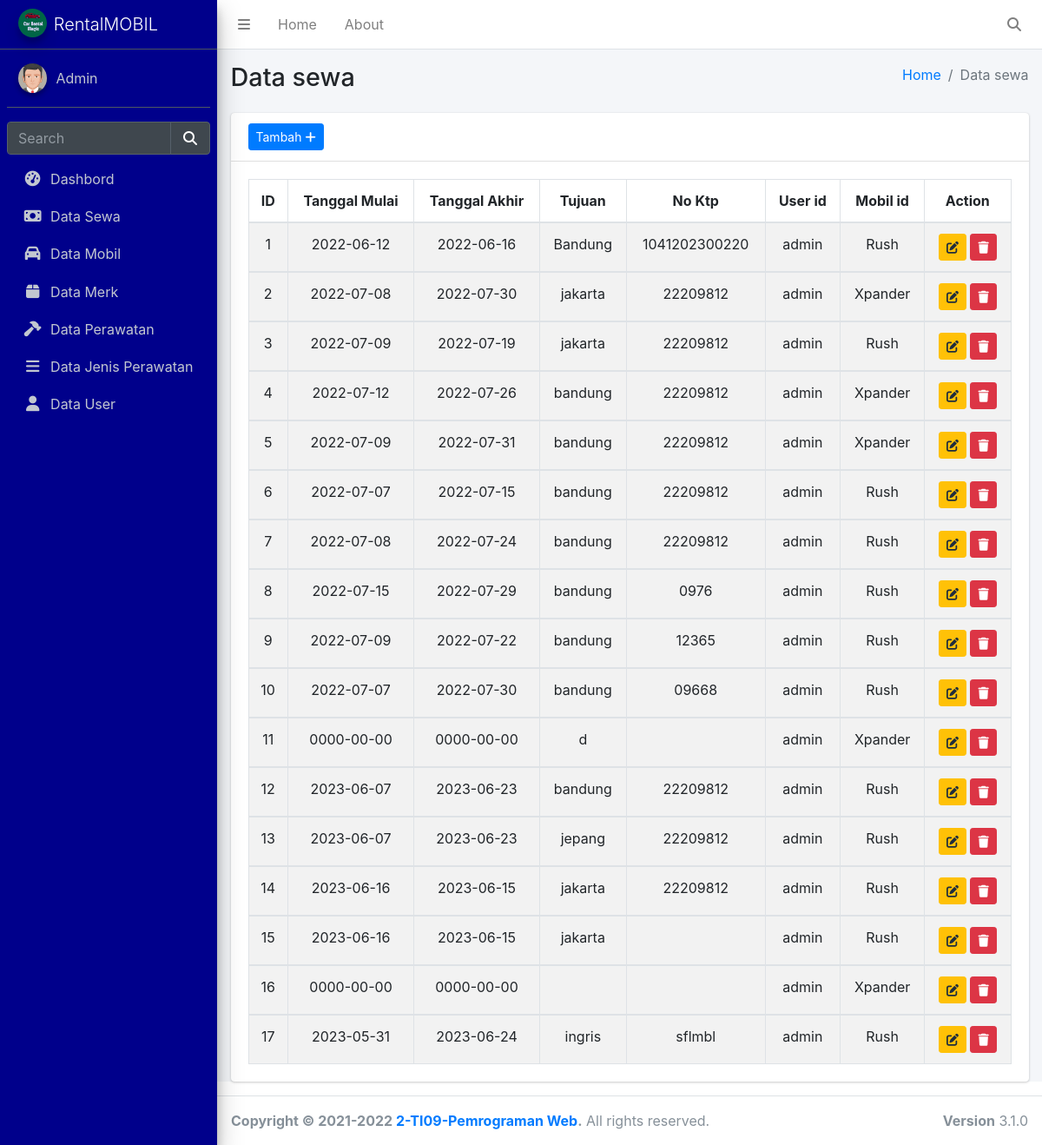
Page /index.php/sewa on the committed database.
### tables this page shows
CREATE TABLE `sewa` (
  `id` int(11) NOT NULL,
  `tanggal_mulai` date DEFAULT NULL,
  `tanggal_akhir` date DEFAULT NULL,
  `tujuan` varchar(100) DEFAULT NULL,
  `noktp` varchar(20) DEFAULT NULL,
  `users_id` int(11) NOT NULL,
  `mobil_id` int(11) NOT NULL
);

CREATE TABLE `users` (
  `id` int(11) NOT NULL,
  `username` varchar(20) DEFAULT NULL,
  `password` varchar(200) DEFAULT NULL,
  `email` varchar(40) DEFAULT NULL,
  `created_at` timestamp NULL DEFAULT NULL,
  `last_login` timestamp NULL DEFAULT NULL,
  `status` smallint(6) DEFAULT NULL,
  `role` varchar(20) DEFAULT NULL
);

CREATE TABLE `merk` (
  `id` int(11) NOT NULL,
  `nama` varchar(30) DEFAULT NULL,
  `produk` varchar(30) DEFAULT NULL
);

### application/controllers/Sewa.php (called while the page is built, shortened)
<?php
class Sewa extends CI_Controller
{
    public function __construct()
    {
        $this->load->model("sewa_model");
    }
    public function index()
    {
        $data['title'] = "Data sewa";
        $data['sewa'] = $this->sewa_model->join()->result();
        $this->load->view('template/head', $data);
        $this->load->view('template/side', $data);
        $this->load->view('sewa', $data);
        $this->load->view('template/foot');
    }
}

### index.php (called while the page is built, shortened)
<?php
require_once BASEPATH.'core/CodeIgniter.php';

### application/models/Sewa_model.php (called while the page is built, shortened)
<?php
class Sewa_model extends CI_Model
{
    public function join()
    {
        $this->db->select('sewa.*,users.username, merk.produk, merk.id as id_merk');
        $this->db->from('sewa');
        $this->db->join('mobil', 'sewa.mobil_id = mobil.id', 'LEFT');
        $this->db->join('users', 'sewa.users_id  = users.id', 'LEFT');
        $this->db->join('merk', 'mobil.merk_id  = merk.id', 'LEFT');
        $query = $this->db->get();
        return $query;
    }
}

### application/views/sewa.php (the view, shortened to what this page needs)
<div class="card">
    <div class="card-header">
        <a href="<?= base_url('sewa/tambah') ?>" class="btn btn-primary btn-sm">Tambah <i class="fas fa-plus"></i></a>
    </div>
    <div class="card-body">
        <table class="table table-bordered table-striped">
            <thead>
                <tr class="text-center">
                    <th>ID</th>
                    <th>Tanggal Mulai</th>
                    <th>Tanggal Akhir</th>
                    <th>Tujuan</th>
                    <th>No Ktp</th>
                    <th>User id</th>
                    <th>Mobil id</th>
                    <th>Action</th>
                </tr>
            </thead>
            <?php $no = 1;
      foreach ($sewa as $swa) : ?>
            <tbody>
                <tr class="text-center">
                    <td><?= $no++ ?></td>
                    <td><?= $swa->tanggal_mulai ?></td>
                    <td><?= $swa->tanggal_akhir ?></td>
                    <td><?= $swa->tujuan ?></td>
                    <td><?= $swa->noktp ?></td>
                    <td><?= $swa->username ?></td>
                    <td><?= $swa->produk ?></td>
                    <td>
                        <button data-toggle="modal" data-target="#edit<?= $swa->id ?>" class="btn btn-warning btn-sm"><i
                                class="fas fa-edit"></i></button>
                        <a href="<?= base_url('sewa/delete/' . $swa->id) ?>" class="btn btn-danger btn-sm"><i
                                class="fas fa-trash"></i></a>
                    </td>
                </tr>
            </tbody>
            <?php endforeach
      ?>
        </table>
    </div>
</div>

### rows in the picture
sewa: tanggal_mulai "2022-06-12", tanggal_akhir "2022-06-16", tujuan "Bandung", noktp "1041202300220", users.username "admin", merk.produk "Rush"
sewa: tanggal_mulai "2022-07-08", tanggal_akhir "2022-07-30", tujuan "jakarta", noktp "22209812", users.username "admin", merk.produk "Xpander"
sewa: tanggal_mulai "2022-07-09", tanggal_akhir "2022-07-19", tujuan "jakarta", noktp "22209812", users.username "admin", merk.produk "Rush"
sewa: tanggal_mulai "2022-07-12", tanggal_akhir "2022-07-26", tujuan "bandung", noktp "22209812", users.username "admin", merk.produk "Xpander"
sewa: tanggal_mulai "2022-07-09", tanggal_akhir "2022-07-31", tujuan "bandung", noktp "22209812", users.username "admin", merk.produk "Xpander"
sewa: tanggal_mulai "2022-07-07", tanggal_akhir "2022-07-15", tujuan "bandung", noktp "22209812", users.username "admin", merk.produk "Rush"
sewa: tanggal_mulai "2022-07-08", tanggal_akhir "2022-07-24", tujuan "bandung", noktp "22209812", users.username "admin", merk.produk "Rush"
sewa: tanggal_mulai "2022-07-15", tanggal_akhir "2022-07-29", tujuan "bandung", noktp "0976", users.username "admin", merk.produk "Rush"
sewa: tanggal_mulai "2022-07-09", tanggal_akhir "2022-07-22", tujuan "bandung", noktp "12365", users.username "admin", merk.produk "Rush"
sewa: tanggal_mulai "2022-07-07", tanggal_akhir "2022-07-30", tujuan "bandung", noktp "09668", users.username "admin", merk.produk "Rush"
sewa: tanggal_mulai "0000-00-00", tanggal_akhir "0000-00-00", tujuan "d", users.username "admin", merk.produk "Xpander"
sewa: tanggal_mulai "2023-06-07", tanggal_akhir "2023-06-23", tujuan "bandung", noktp "22209812", users.username "admin", merk.produk "Rush"
sewa: tanggal_mulai "2023-06-07", tanggal_akhir "2023-06-23", tujuan "jepang", noktp "22209812", users.username "admin", merk.produk "Rush"
sewa: tanggal_mulai "2023-06-16", tanggal_akhir "2023-06-15", tujuan "jakarta", noktp "22209812", users.username "admin", merk.produk "Rush"
sewa: tanggal_mulai "2023-06-16", tanggal_akhir "2023-06-15", tujuan "jakarta", users.username "admin", merk.produk "Rush"
sewa: tanggal_mulai "0000-00-00", tanggal_akhir "0000-00-00", users.username "admin", merk.produk "Xpander"
sewa: tanggal_mulai "2023-05-31", tanggal_akhir "2023-06-24", tujuan "ingris", noktp "sflmbl", users.username "admin", merk.produk "Rush"

### other values in the picture
$title "Data sewa"
